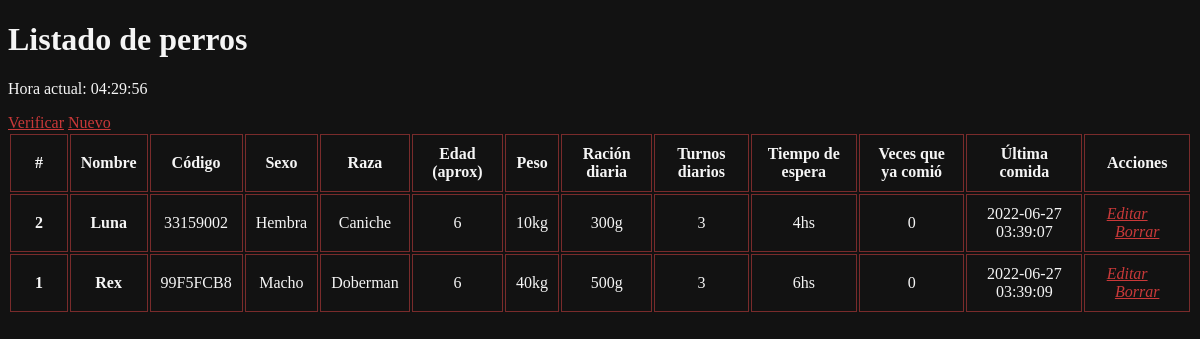
Before: /inicio.php with the older database file.
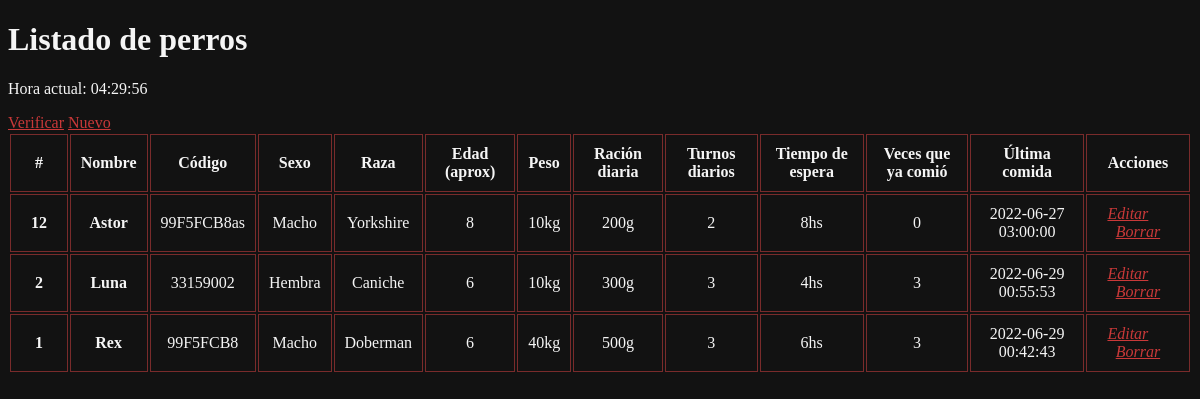
After: the same page with the newer database file.
### tables this page shows
CREATE TABLE `perros` (
  `identificador` int(11) NOT NULL,
  `id` varchar(255) NOT NULL,
  `nombre` varchar(255) NOT NULL,
  `foto` varchar(255) NOT NULL,
  `sexo` enum('Macho','Hembra') NOT NULL,
  `raza` varchar(255) NOT NULL,
  `edad` int(11) NOT NULL,
  `peso` int(11) NOT NULL,
  `racion` int(11) NOT NULL,
  `turnos` int(11) NOT NULL,
  `cooldown` int(11) NOT NULL,
  `veces` varchar(255) NOT NULL,
  `ultima` timestamp NOT NULL DEFAULT current_timestamp()
);

### inicio.php (the view, shortened to what this page needs)
<!DOCTYPE html>
<html lang="es">
<html>
	<head>
    <link rel="stylesheet" href="css/temp.css">
	</head>
	<body>
  <div class="container">
            <div>
                <div class="tabla">
                  <table class="table table-hover table-borderless">
      <div class="container">
  <div class="row">
    <div class="col-auto me-auto">
      <h1 class="titulo"><a style="color: var(--negro);" aria-current="page" href="inicio.php""><i class="fa-solid fa-house-chimney"></i></a> Listado de perros</h1>
    </div>
    <div class="col-auto">
    <?php
    $tiempoActualUnix = time() - 10800;
    $horaActual = gmdate('H:i:s', $tiempoActualUnix);
     echo '<p>Hora actual: '. $horaActual . '</p>';
     ?>
      <a
        class="verificar btn btn-outline-dark btn-sm"
        href="verificacion.php"
        ><i class="fa-solid fa-check"></i> Verificar</a
      >
      <a class="nuevo btn btn-dark btn-sm me-md-2" href="registro.php"
        ><i style="color: white" class="fa-solid fa-plus"></i> Nuevo</a
      >
    </div>
  </div>
</div>
<thead>
                  <?php
                   $pdo = Base::connect();
                   $sql = 'SELECT * FROM perros ORDER BY identificador DESC';
                   echo '<tr>
                   <th style="width:5%">#</th>
                   <th>Nombre</th>
                   <th>Código</th>
                  <th>Sexo</th>
         <th>Raza</th>
         <th>Edad (aprox)</th>
                   <th>Peso</th>
                   <th>Ración diaria</th>
                   <th>Turnos diarios</th>
                   <th>Tiempo de espera</th>
                   <th>Veces que ya comió</th>
                   <th>Última comida</th>
         <th>Acciones</th>
                 </tr>
               </thead>
               <tbody>
               ';
                   foreach ($pdo->query($sql) as $row) {
                            echo '<tr>';
                            echo '<td><b>'. $row['identificador'] . '</b></td>';
                            echo '<td><b>'. $row['nombre'] . '</b></td>';
                            echo '<td>'. $row['id'] . '</td>';
                            echo '<td>'. $row['sexo'] . '</td>';
							echo '<td>'. $row['raza'] . '</td>';
							echo '<td>'. $row['edad'] . '</td>';
							echo '<td>'. $row['peso'] . 'kg</td>';
							echo '<td>'. $row['racion'] . 'g</td>';
							echo '<td>'. $row['turnos'] . '</td>';
							echo '<td>'. $row['cooldown'] . 'hs</td>';
							echo '<td>'. $row['veces'] . '</td>';
							echo '<td>'. $row['ultima'] . '</td>';
							echo '<td><a href="editar.php?id='.$row['id'].'"><i style="font-size:16px;margin-right:20px;" class="fa-solid fa-pen">Editar</i></a>';
  							echo '<a href="db_borrar.php?id='.$row['id'].'"><i style="font-size:16px;" class="fa-solid fa-trash-can">Borrar</i></a>';
							echo '</td>';
                            echo '</tr>';
                   }
                  ?>
                  </tbody>
				</table>
			</div>
		</div>
	</body>
</html>

### css/temp.css (style rules this page uses)
body { background-color: #121212; color: whitesmoke; }
a { color: rgb(201, 57, 57); }
table { text-align: center; }
table th, table td { padding: 10px; border:rgb(121, 43, 43) 1px solid; }

Changed rows visible on the page:
added perros: identificador "12", nombre "Astor", id "99F5FCB8as", sexo "Macho", raza "Yorkshire", edad "8", peso "10", racion "200", turnos "2", cooldown "8", veces "0", ultima "2022-06-27 03:00:00"
changed perros "Luna": veces "0" → "3"; ultima "2022-06-27 03:39:07" → "2022-06-29 00:55:53"
changed perros "Rex": veces "0" → "3"; ultima "2022-06-27 03:39:09" → "2022-06-29 00:42:43"
